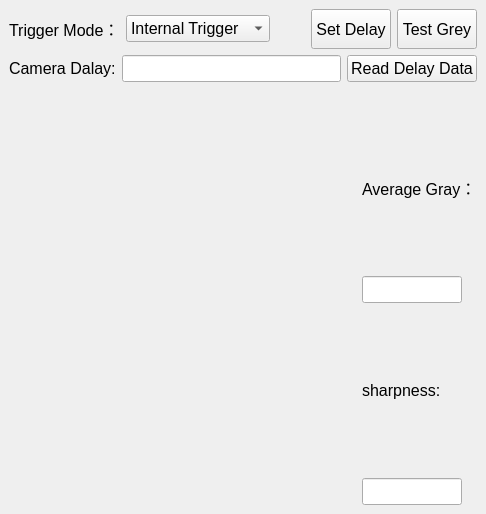
<?xml version="1.0" encoding="UTF-8"?>
<ui version="4.0">
 <class>Widget_CarveInfo</class>
 <widget class="QWidget" name="Widget_CarveInfo">
  <property name="geometry">
   <rect>
    <x>0</x>
    <y>0</y>
    <width>486</width>
    <height>503</height>
   </rect>
  </property>
  <property name="maximumSize">
   <size>
    <width>16777215</width>
    <height>10000</height>
   </size>
  </property>
  <property name="font">
   <font>
    <pointsize>12</pointsize>
   </font>
  </property>
  <property name="windowTitle">
   <string>Widget_CarveSetting</string>
  </property>
  <layout class="QGridLayout" name="gridLayout_3">
   <property name="margin">
    <number>0</number>
   </property>
   <item row="0" column="0">
    <widget class="QStackedWidget" name="stackedWidget">
     <property name="maximumSize">
      <size>
       <width>16777215</width>
       <height>16777215</height>
      </size>
     </property>
     <property name="currentIndex">
      <number>1</number>
     </property>
     <widget class="QWidget" name="page">
      <layout class="QGridLayout" name="gridLayout_5">
       <property name="margin">
        <number>0</number>
       </property>
       <property name="spacing">
        <number>0</number>
       </property>
       <item row="0" column="0">
        <widget class="DHBaseWidget" name="widget_image" native="true">
         <layout class="QVBoxLayout" name="verticalLayout_4">
          <property name="topMargin">
           <number>0</number>
          </property>
          <item>
           <layout class="QHBoxLayout" name="layoutImage">
            <property name="spacing">
             <number>0</number>
            </property>
           </layout>
          </item>
          <item>
           <widget class="QGroupBox" name="groupBox_12">
            <property name="title">
             <string>Image Type：</string>
            </property>
            <layout class="QGridLayout" name="gridLayout">
             <item row="0" column="0">
              <layout class="QVBoxLayout" name="verticalLayout_3">
               <item>
                <layout class="QHBoxLayout" name="horizontalLayout">
                 <item>
                  <widget class="QRadioButton" name="radioButton_Normal">
                   <property name="text">
                    <string>Normal</string>
                   </property>
                  </widget>
                 </item>
                 <item>
                  <widget class="QRadioButton" name="radioButton_Stress">
                   <property name="text">
                    <string>Stress</string>
                   </property>
                  </widget>
                 </item>
                 <item>
                  <spacer name="horizontalSpacer">
                   <property name="orientation">
                    <enum>Qt::Horizontal</enum>
                   </property>
                   <property name="sizeHint" stdset="0">
                    <size>
                     <width>40</width>
                     <height>20</height>
                    </size>
                   </property>
                  </spacer>
                 </item>
                </layout>
               </item>
               <item>
                <layout class="QHBoxLayout" name="horizontalLayout_4">
                 <item>
                  <widget class="QLabel" name="label_toNormal">
                   <property name="text">
                    <string>To Nomal Camera Number:</string>
                   </property>
                  </widget>
                 </item>
                 <item>
                  <widget class="QSpinBox" name="spinBox_toNormal"/>
                 </item>
                 <item>
                  <spacer name="horizontalSpacer_4">
                   <property name="orientation">
                    <enum>Qt::Horizontal</enum>
                   </property>
                   <property name="sizeHint" stdset="0">
                    <size>
                     <width>40</width>
                     <height>20</height>
                    </size>
                   </property>
                  </spacer>
                 </item>
                </layout>
               </item>
              </layout>
             </item>
            </layout>
           </widget>
          </item>
          <item>
           <layout class="QHBoxLayout" name="horizontalLayout_5">
            <property name="margin">
             <number>0</number>
            </property>
            <item>
             <widget class="QLabel" name="label_21">
              <property name="text">
               <string>Real Camera：</string>
              </property>
             </widget>
            </item>
            <item>
             <widget class="QSpinBox" name="spinBox_realNo"/>
            </item>
           </layout>
          </item>
          <item>
           <layout class="QHBoxLayout" name="horizontalLayout_10">
            <property name="margin">
             <number>0</number>
            </property>
            <item>
             <widget class="QLabel" name="label_22">
              <property name="text">
               <string>Angle：</string>
              </property>
             </widget>
            </item>
            <item>
             <widget class="QSpinBox" name="spinBox_Ro">
              <property name="maximum">
               <number>255</number>
              </property>
             </widget>
            </item>
           </layout>
          </item>
          <item>
           <widget class="QGroupBox" name="groupBox_Position">
            <property name="title">
             <string>Position：</string>
            </property>
            <layout class="QGridLayout" name="gridLayout_7">
             <item row="1" column="3">
              <widget class="QSpinBox" name="spinBox_H">
               <property name="maximum">
                <number>99999</number>
               </property>
               <property name="singleStep">
                <number>4</number>
               </property>
              </widget>
             </item>
             <item row="0" column="3">
              <widget class="QSpinBox" name="spinBox_Y">
               <property name="sizePolicy">
                <sizepolicy hsizetype="Expanding" vsizetype="Fixed">
                 <horstretch>0</horstretch>
                 <verstretch>0</verstretch>
                </sizepolicy>
               </property>
               <property name="maximum">
                <number>99999</number>
               </property>
               <property name="singleStep">
                <number>4</number>
               </property>
              </widget>
             </item>
             <item row="1" column="1">
              <widget class="QSpinBox" name="spinBox_W">
               <property name="maximum">
                <number>99999</number>
               </property>
               <property name="singleStep">
                <number>4</number>
               </property>
              </widget>
             </item>
             <item row="0" column="1">
              <widget class="QSpinBox" name="spinBox_X">
               <property name="sizePolicy">
                <sizepolicy hsizetype="Expanding" vsizetype="Fixed">
                 <horstretch>0</horstretch>
                 <verstretch>0</verstretch>
                </sizepolicy>
               </property>
               <property name="maximum">
                <number>99999</number>
               </property>
               <property name="singleStep">
                <number>4</number>
               </property>
              </widget>
             </item>
             <item row="0" column="2">
              <widget class="QLabel" name="label_y">
               <property name="text">
                <string>Y：</string>
               </property>
              </widget>
             </item>
             <item row="1" column="0">
              <widget class="QLabel" name="label_w">
               <property name="text">
                <string>W：</string>
               </property>
              </widget>
             </item>
             <item row="0" column="0">
              <widget class="QLabel" name="label_x">
               <property name="text">
                <string>X：</string>
               </property>
              </widget>
             </item>
             <item row="1" column="2">
              <widget class="QLabel" name="label_h">
               <property name="text">
                <string>H：</string>
               </property>
              </widget>
             </item>
            </layout>
           </widget>
          </item>
          <item>
           <widget class="QGroupBox" name="groupBox_11">
            <property name="title">
             <string>adjust：</string>
            </property>
            <layout class="QGridLayout" name="gridLayout_15">
             <item row="0" column="0">
              <widget class="QPushButton" name="pushButton_up">
               <property name="minimumSize">
                <size>
                 <width>40</width>
                 <height>40</height>
                </size>
               </property>
               <property name="text">
                <string>UP</string>
               </property>
              </widget>
             </item>
             <item row="0" column="4">
              <widget class="QPushButton" name="pushButton_right">
               <property name="minimumSize">
                <size>
                 <width>40</width>
                 <height>40</height>
                </size>
               </property>
               <property name="text">
                <string>RIGHT</string>
               </property>
              </widget>
             </item>
             <item row="0" column="3">
              <widget class="QPushButton" name="pushButton_left">
               <property name="minimumSize">
                <size>
                 <width>40</width>
                 <height>40</height>
                </size>
               </property>
               <property name="text">
                <string>LEFT</string>
               </property>
              </widget>
             </item>
             <item row="0" column="1">
              <widget class="QPushButton" name="pushButton_down">
               <property name="minimumSize">
                <size>
                 <width>40</width>
                 <height>40</height>
                </size>
               </property>
               <property name="text">
                <string>DOWN</string>
               </property>
              </widget>
             </item>
            </layout>
           </widget>
          </item>
          <item>
           <layout class="QHBoxLayout" name="horizontalLayout_11">
            <item>
             <widget class="QLabel" name="label_24">
              <property name="text">
               <string>Exposure Time：</string>
              </property>
             </widget>
            </item>
            <item>
             <widget class="QSlider" name="horizontalSlider">
              <property name="maximum">
               <number>5000</number>
              </property>
              <property name="orientation">
               <enum>Qt::Horizontal</enum>
              </property>
             </widget>
            </item>
            <item>
             <widget class="QSpinBox" name="spinBox_exposureTime">
              <property name="minimumSize">
               <size>
                <width>100</width>
                <height>0</height>
               </size>
              </property>
              <property name="maximum">
               <number>5000</number>
              </property>
             </widget>
            </item>
           </layout>
          </item>
          <item>
           <layout class="QHBoxLayout" name="horizontalLayout_12">
            <item>
             <widget class="QPushButton" name="pushButton_startTest">
              <property name="minimumSize">
               <size>
                <width>80</width>
                <height>40</height>
               </size>
              </property>
              <property name="text">
               <string>Start Test</string>
              </property>
             </widget>
            </item>
            <item>
             <widget class="QPushButton" name="pushButton_save">
              <property name="minimumSize">
               <size>
                <width>40</width>
                <height>40</height>
               </size>
              </property>
              <property name="text">
               <string>Save</string>
              </property>
             </widget>
            </item>
           </layout>
          </item>
          <item>
           <layout class="QHBoxLayout" name="horizontalLayout_6">
            <property name="margin">
             <number>0</number>
            </property>
            <item>
             <widget class="QPushButton" name="pushButton_carve">
              <property name="minimumSize">
               <size>
                <width>40</width>
                <height>40</height>
               </size>
              </property>
              <property name="text">
               <string>Carve</string>
              </property>
             </widget>
            </item>
            <item>
             <widget class="QPushButton" name="pushButton_cancel">
              <property name="minimumSize">
               <size>
                <width>40</width>
                <height>40</height>
               </size>
              </property>
              <property name="text">
               <string>Cancel</string>
              </property>
             </widget>
            </item>
            <item>
             <widget class="QPushButton" name="pushButton_setToCamera">
              <property name="minimumSize">
               <size>
                <width>0</width>
                <height>40</height>
               </size>
              </property>
              <property name="text">
               <string>SetToCamera</string>
              </property>
             </widget>
            </item>
            <item>
             <widget class="QPushButton" name="pushButton_copyROI">
              <property name="minimumSize">
               <size>
                <width>40</width>
                <height>40</height>
               </size>
              </property>
              <property name="text">
               <string>CopyROI</string>
              </property>
             </widget>
            </item>
           </layout>
          </item>
          <item>
           <spacer name="verticalSpacer">
            <property name="orientation">
             <enum>Qt::Vertical</enum>
            </property>
            <property name="sizeHint" stdset="0">
             <size>
              <width>20</width>
              <height>25</height>
             </size>
            </property>
           </spacer>
          </item>
         </layout>
        </widget>
       </item>
      </layout>
     </widget>
     <widget class="QWidget" name="page_2">
      <layout class="QGridLayout" name="gridLayout_6">
       <property name="margin">
        <number>0</number>
       </property>
       <item row="0" column="0">
        <widget class="DHBaseWidget" name="widget_camera" native="true">
         <property name="maximumSize">
          <size>
           <width>16777215</width>
           <height>16777215</height>
          </size>
         </property>
         <layout class="QVBoxLayout" name="verticalLayout_2">
          <property name="margin">
           <number>0</number>
          </property>
          <item>
           <layout class="QHBoxLayout" name="layoutCamera"/>
          </item>
          <item>
           <widget class="QWidget" name="widget_CameraInfo" native="true">
            <layout class="QVBoxLayout" name="verticalLayout">
             <item>
              <layout class="QHBoxLayout" name="horizontalLayout_8">
               <item>
                <widget class="QLabel" name="label_15">
                 <property name="text">
                  <string>Trigger Mode：</string>
                 </property>
                </widget>
               </item>
               <item>
                <widget class="QComboBox" name="comboBox_triggerType">
                 <item>
                  <property name="text">
                   <string>Internal Trigger</string>
                  </property>
                 </item>
                 <item>
                  <property name="text">
                   <string>External Trigger</string>
                  </property>
                 </item>
                </widget>
               </item>
               <item>
                <spacer name="horizontalSpacer_3">
                 <property name="orientation">
                  <enum>Qt::Horizontal</enum>
                 </property>
                 <property name="sizeHint" stdset="0">
                  <size>
                   <width>40</width>
                   <height>20</height>
                  </size>
                 </property>
                </spacer>
               </item>
               <item>
                <widget class="QPushButton" name="pushButton_setToCamera_2">
                 <property name="minimumSize">
                  <size>
                   <width>0</width>
                   <height>40</height>
                  </size>
                 </property>
                 <property name="text">
                  <string>Set Delay</string>
                 </property>
                </widget>
               </item>
               <item>
                <widget class="QPushButton" name="pushButton_grey">
                 <property name="minimumSize">
                  <size>
                   <width>80</width>
                   <height>40</height>
                  </size>
                 </property>
                 <property name="text">
                  <string>Test Grey</string>
                 </property>
                </widget>
               </item>
              </layout>
             </item>
             <item>
              <layout class="QHBoxLayout" name="horizontalLayout_7">
               <item>
                <widget class="QLabel" name="label_4">
                 <property name="text">
                  <string>Camera Dalay:</string>
                 </property>
                </widget>
               </item>
               <item>
                <widget class="QLineEdit" name="lineEdit_delay"/>
               </item>
               <item>
                <widget class="QPushButton" name="pushButton_readDelayPara">
                 <property name="text">
                  <string>Read Delay Data</string>
                 </property>
                </widget>
               </item>
              </layout>
             </item>
            </layout>
           </widget>
          </item>
          <item>
           <widget class="QWidget" name="widget_GrayTest" native="true">
            <layout class="QHBoxLayout" name="horizontalLayout_2" stretch="7,3">
             <item>
              <widget class="QwtPlot" name="qwtPlot_sharpness">
               <property name="sizePolicy">
                <sizepolicy hsizetype="Expanding" vsizetype="Expanding">
                 <horstretch>0</horstretch>
                 <verstretch>0</verstretch>
                </sizepolicy>
               </property>
               <property name="maximumSize">
                <size>
                 <width>16777215</width>
                 <height>100000</height>
                </size>
               </property>
              </widget>
             </item>
             <item>
              <layout class="QVBoxLayout" name="verticalLayout_5">
               <item>
                <widget class="QLabel" name="label_AverageGray">
                 <property name="text">
                  <string>Average Gray：</string>
                 </property>
                </widget>
               </item>
               <item>
                <widget class="QLineEdit" name="lineEdit_gray">
                 <property name="maximumSize">
                  <size>
                   <width>100</width>
                   <height>16777215</height>
                  </size>
                 </property>
                </widget>
               </item>
               <item>
                <widget class="QLabel" name="label_Sharpness">
                 <property name="text">
                  <string>sharpness:</string>
                 </property>
                </widget>
               </item>
               <item>
                <widget class="QLineEdit" name="lineEdit_sharpness">
                 <property name="maximumSize">
                  <size>
                   <width>100</width>
                   <height>16777215</height>
                  </size>
                 </property>
                </widget>
               </item>
              </layout>
             </item>
            </layout>
            <zorder>qwtPlot_sharpness</zorder>
            <zorder></zorder>
           </widget>
          </item>
         </layout>
         <zorder>widget_CameraInfo</zorder>
         <zorder>widget_GrayTest</zorder>
         <zorder></zorder>
        </widget>
       </item>
      </layout>
     </widget>
    </widget>
   </item>
  </layout>
 </widget>
 <customwidgets>
  <customwidget>
   <class>QwtPlot</class>
   <extends>QFrame</extends>
   <header>qwt_plot.h</header>
   <container>1</container>
  </customwidget>
  <customwidget>
   <class>DHBaseWidget</class>
   <extends>QWidget</extends>
   <header>dhbasewidget.h</header>
   <container>1</container>
   <slots>
    <signal>click_setToCamera()</signal>
    <slot>slots_click_setToCamera()</slot>
   </slots>
  </customwidget>
 </customwidgets>
 <resources/>
 <connections>
  <connection>
   <sender>horizontalSlider</sender>
   <signal>valueChanged(int)</signal>
   <receiver>spinBox_exposureTime</receiver>
   <slot>setValue(int)</slot>
   <hints>
    <hint type="sourcelabel">
     <x>304</x>
     <y>348</y>
    </hint>
    <hint type="destinationlabel">
     <x>410</x>
     <y>350</y>
    </hint>
   </hints>
  </connection>
  <connection>
   <sender>spinBox_exposureTime</sender>
   <signal>valueChanged(int)</signal>
   <receiver>horizontalSlider</receiver>
   <slot>setValue(int)</slot>
   <hints>
    <hint type="sourcelabel">
     <x>410</x>
     <y>350</y>
    </hint>
    <hint type="destinationlabel">
     <x>304</x>
     <y>348</y>
    </hint>
   </hints>
  </connection>
 </connections>
 <slots>
  <signal>signals_clickBtnSetToCamera()</signal>
  <slot>slots_craveImg()</slot>
  <slot>slots_cancel()</slot>
  <slot>slots_save()</slot>
  <slot>slots_restore()</slot>
 </slots>
</ui>
